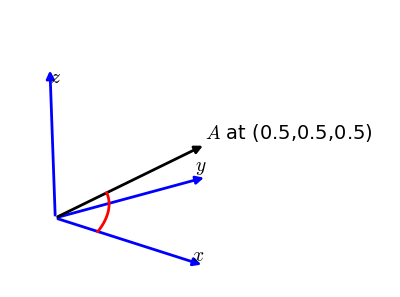

Source code (Python):
# -*- coding: utf-8 -*-

import numpy as np
#import matplotlib as mpl
#mpl.use('pgf')
from matplotlib import pyplot
import mpl_toolkits.mplot3d.axes3d as p3
from mpl_toolkits.mplot3d import proj3d

import sys
sys.path.append(r'C:\Documents and Settings\The One\My Documents\tony\2014\xelatexfolder\pgf_related\programming_drawing_in_3D_toolbox')
import vector_drawing_basic_geometry_3D as tool

#### The plotting of a vector-based graphics using the above points location information.
fig2 = pyplot.figure(2,figsize=(4, 3),dpi=100)
ax2 = p3.Axes3D(fig2)
ax2.view_init(elev=40, azim=-40)
ax2.set_color_cycle('b')


po = np.array([0,0,0])#origin
px = np.array([1,0,0])
py = np.array([0,1,0])
pz = np.array([0,0,1])
pA = np.array([1,1,1])/2.0

#bb = 1.3
#plb = np.array([-0.1*bb,0,-0.1*bb])
#plt = np.array([-0.1*bb,0,5*bb])
#ptr = np.array([5*bb,0,5*bb])
#pbr = np.array([5*bb,0,-0.1*bb])

#xyz axes
farrowx = tool.Arrow3D(*zip(po,px),mutation_scale=16, lw=2, arrowstyle="-|>", 
                       color="b")
ax2.add_artist(farrowx)
farrowy = tool.Arrow3D(*zip(po,py),mutation_scale=16, lw=2, arrowstyle="-|>", 
                       color="b")
ax2.add_artist(farrowy)
farrowz = tool.Arrow3D(*zip(po,pz),mutation_scale=16, lw=2, arrowstyle="-|>", 
                       color="b")
ax2.add_artist(farrowz)
farrowA = tool.Arrow3D(*zip(po,pA),mutation_scale=16, lw=2, arrowstyle="-|>", 
                       color="k")
ax2.add_artist(farrowA)

n_vec = np.cross(px/np.linalg.norm(px),pA/np.linalg.norm(pA))
arc_alpha = 0.3*tool.circle_arc(n_vec,px,pA,20)
larc_alpha, = ax2.plot(arc_alpha[:,0],arc_alpha[:,1],arc_alpha[:,2],'r',lw=2)




ax2.text(*px, s = r'$x$', fontsize=14,verticalalignment='bottom', horizontalalignment='right')
ax2.text(*py, s = r'$y$', fontsize=14,verticalalignment='bottom', horizontalalignment='right')
ax2.text(*pz, s = r'$z$', fontsize=14,verticalalignment='top', horizontalalignment='left')
ax2.text(*pA, s = r"$A$ at (0.5,0.5,0.5)", fontsize=14,verticalalignment='bottom', horizontalalignment='left')



#draw_perpendicular_sign(np.cross(pB-pQ,pE-pQ),pB-pQ,pE-pQ,pQ,ax2)


#axis1.Axis(ax2,'r')
#ax2.autoscale_view()
#ax2.pbaspect= [1,1,0.5]
#ax2.auto_scale_xyz()

ff = 0.75
Xt,Yt,Zt = zip(po,px,py,pz,pA)#,ff*plb,ff*ptr,ff*plt,ff*pbr)
X = np.array(Xt)
Y = np.array(Yt)
Z = np.array(Zt)

max_range = np.array([X.max()-X.min(), Y.max()-Y.min(), Z.max()-Z.min()]).max() / 2.0


mid_x = (X.max()+X.min()) * 0.5
mid_y = (Y.max()+Y.min()) * 0.5 
mid_z = (Z.max()+Z.min()) * 0.5
ax2.set_xlim3d(mid_x - max_range, mid_x + max_range)
ax2.set_ylim3d(mid_y - max_range, mid_y + max_range)
ax2.set_zlim3d(mid_z - max_range, mid_z + max_range)
#ax2.set_xlim3d([-3, 8])
#ax2.set_ylim3d([-3,8])
#ax2.set_zlim3d([-3,8])
#ax2.set_xlim([-0.5,3.7])
#ax2.set_ylim([-0.5,3.7])
#ax2.set_zlim([0,6])


#ax2.annotate(s = r'$x$',xy = tuple(proj3d.proj_transform(*px, M = ax2.get_proj()))[:2], fontsize = 14, bbox={'pad':8,'fill':None,'edgecolor':'None'},va='top',ha='left')
#ax2.annotate(s = r'$y$',xy = tuple(proj3d.proj_transform(*py, M = ax2.get_proj()))[:2], fontsize = 14, bbox={'pad':8,'fill':None,'edgecolor':'None'},va='top',ha='right')
#ax2.annotate(s = r'$z$',xy = tuple(proj3d.proj_transform(*pz, M = ax2.get_proj()))[:2], fontsize = 14, bbox={'pad':12,'fill':None,'edgecolor':'None'},va='bottom',ha='right')


ax2.set_xticks([])
ax2.set_yticks([])
ax2.set_zticks([])
ax2.w_xaxis.line.set_visible(False) #turn off axis visibility
#ax2.w_xaxis.line.set_color([0,0,0,0])
ax2.w_yaxis.line.set_color([0,0,0,0]) # change the color of axis
ax2.w_zaxis.line.set_color([0,0,0,0])
#ax2.spines['left'].set_color('b') didn't work on 3D
ax2.set_axis_off()  #-> this can turn off the background curtain
#ax2.axhline(y=1,xmin=0,xmax=1)
#ax2.set_frame_on(True)
#ax2.set_axis_bgcolor('b')
#ax2.set_position() #set the bbox of the whole axes
#ax2.set_zbound()
pyplot.show()
#pyplot.savefig(r'C:\Documents and Settings\The One\My Documents\tony\2014\xelatexfolder\pgf_related\pgf\lemma4_fig4.pgf')
